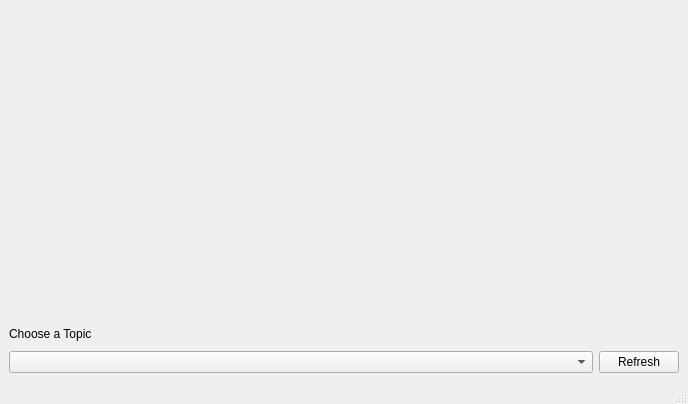
<?xml version="1.0" encoding="UTF-8"?>
<ui version="4.0">
 <class>MainWindow</class>
 <widget class="QMainWindow" name="MainWindow">
  <property name="geometry">
   <rect>
    <x>0</x>
    <y>0</y>
    <width>688</width>
    <height>404</height>
   </rect>
  </property>
  <property name="windowTitle">
   <string>MainWindow</string>
  </property>
  <property name="windowIcon">
   <iconset>
    <normaloff>icon</normaloff>icon</iconset>
  </property>
  <widget class="QWidget" name="centralwidget">
   <layout class="QVBoxLayout" name="verticalLayout_2" stretch="6,1">
    <item>
     <widget class="QLabel" name="display_rviz">
      <property name="text">
       <string/>
      </property>
     </widget>
    </item>
    <item>
     <layout class="QVBoxLayout" name="verticalLayout">
      <item>
       <widget class="QLabel" name="choose_topic">
        <property name="text">
         <string>Choose a Topic</string>
        </property>
       </widget>
      </item>
      <item>
       <layout class="QHBoxLayout" name="horizontalLayout" stretch="6,1">
        <item>
         <widget class="QComboBox" name="topics_list">
          <property name="sizePolicy">
           <sizepolicy hsizetype="Preferred" vsizetype="Fixed">
            <horstretch>0</horstretch>
            <verstretch>0</verstretch>
           </sizepolicy>
          </property>
         </widget>
        </item>
        <item>
         <widget class="QPushButton" name="Refresh">
          <property name="sizePolicy">
           <sizepolicy hsizetype="Maximum" vsizetype="Fixed">
            <horstretch>0</horstretch>
            <verstretch>0</verstretch>
           </sizepolicy>
          </property>
          <property name="text">
           <string>Refresh</string>
          </property>
         </widget>
        </item>
       </layout>
      </item>
     </layout>
    </item>
   </layout>
  </widget>
  <widget class="QMenuBar" name="menubar">
   <property name="geometry">
    <rect>
     <x>0</x>
     <y>0</y>
     <width>688</width>
     <height>22</height>
    </rect>
   </property>
  </widget>
  <widget class="QStatusBar" name="statusbar"/>
 </widget>
 <resources/>
 <connections/>
</ui>
